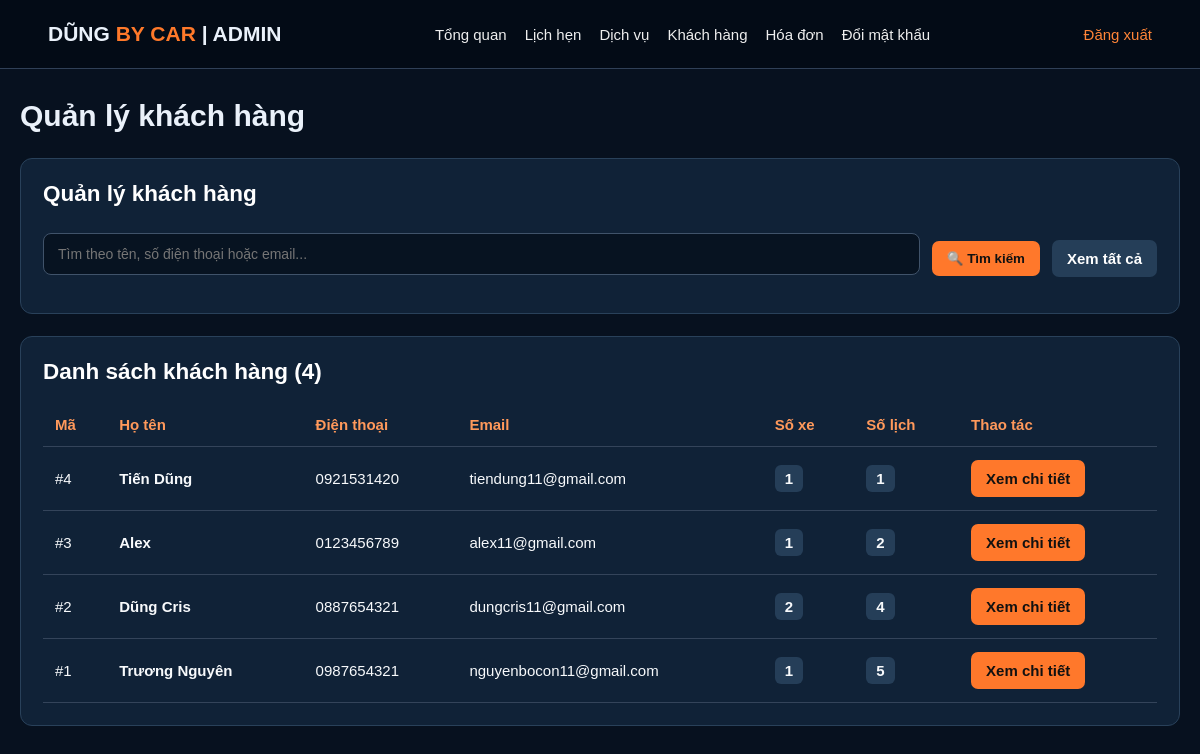
The app's page /admin/quan_ly_khach_hang.php (signed in) with its own data.
### tables this page shows
CREATE TABLE `khach_hang` (
  `ma_kh` int(11) NOT NULL,
  `ho_ten` varchar(100) NOT NULL,
  `sdt` varchar(15) NOT NULL,
  `email` varchar(100) DEFAULT NULL,
  `mat_khau` varchar(255) NOT NULL
);

### admin/quan_ly_khach_hang.php (the view, shortened to what this page needs)
<?php
require_once __DIR__ . '/_core.php';
$timKiem = trim((string)($_GET['q'] ?? ''));
$sql = "
    SELECT
        k.ma_kh,
        k.ho_ten,
        k.sdt,
        k.email,
        (
            SELECT COUNT(*)
            FROM xe x
            WHERE x.ma_kh = k.ma_kh
        ) AS so_xe,
        (
            SELECT COUNT(*)
            FROM dat_lich l
            WHERE l.ma_kh = k.ma_kh
        ) AS so_lich
    FROM khach_hang k
";
$params = [];
$sql .= " ORDER BY k.ma_kh DESC";
$stmt = $conn->prepare($sql);
$stmt->execute($params);
$dsKhachHang = $stmt->fetchAll(PDO::FETCH_ASSOC);
?>
<section class="kh-card">
    <h2>Quản lý khách hàng</h2>
    <form method="GET" class="kh-search">
        <input
            type="text"
            name="q"
            placeholder="Tìm theo tên, số điện thoại hoặc email..."
            value="<?= h($timKiem) ?>"
        >
        <button type="submit" class="kh-btn">
            🔍 Tìm kiếm
        </button>
        <a
            href="quan_ly_khach_hang.php"
            class="kh-btn kh-btn-secondary"
        >
            Xem tất cả
        </a>
    </form>
</section>
<section class="kh-card">
    <h2>
        Danh sách khách hàng
        (<?= count($dsKhachHang) ?>)
    </h2>
    <div class="kh-table-wrap">
        <table class="kh-table">
            <thead>
                <tr>
                    <th>Mã</th>
                    <th>Họ tên</th>
                    <th>Điện thoại</th>
                    <th>Email</th>
                    <th>Số xe</th>
                    <th>Số lịch</th>
                    <th>Thao tác</th>
                </tr>
            </thead>
            <tbody>
                <?php foreach ($dsKhachHang as $kh): ?>
                    <tr>
                        <td>
                            #<?= (int)$kh['ma_kh'] ?>
                        </td>
                        <td>
                            <strong>
                                <?= h($kh['ho_ten']) ?>
                            </strong>
                        </td>
                        <td>
                            <?= h($kh['sdt']) ?>
                        </td>
                        <td>
                            <?= h($kh['email']) ?>
                        </td>
                        <td>
                            <span class="kh-count">
                                <?= (int)$kh['so_xe'] ?>
                            </span>
                        </td>
                        <td>
                            <span class="kh-count">
                                <?= (int)$kh['so_lich'] ?>
                            </span>
                        </td>
                        <td>
                            <a
                                class="kh-btn"
                                href="quan_ly_khach_hang.php?ma_kh=<?= (int)$kh['ma_kh'] ?>&amp;q=<?= urlencode($timKiem) ?>#chi-tiet"
                            >
                                Xem chi tiết
                            </a>
                        </td>
                    </tr>
                <?php endforeach; ?>
            </tbody>
        </table>
    </div>
</section>

### assets/css/admin.css (style rules this page uses)
* { box-sizing: border-box }
body { margin: 0; background: #07111f; color: #eaf1fa; font: 15px Arial, sans-serif }
a { color: #ff8538; text-decoration: none }
table { width: 100%; border-collapse: collapse; min-width: 700px }
td, th { text-align: left; padding: 13px 9px; border-bottom: 1px solid #2b4057 }
th { color: #a6bcd3 }
input, textarea, select { display: block; background: #091827; color: white; border: 1px solid #465a71; border-radius: 7px; padding: 11px; min-width: 170px; margin: 8px 0 16px; font: inherit }
button { border: 0; border-radius: 7px; background: #ff7827; color: #091827; font-weight: bold; padding: 11px 17px; cursor: pointer }

### admin/quan_ly_khach_hang.php (style rules this page uses)
.kh-card { background: #102237; border: 1px solid #29415a; border-radius: 12px; padding: 22px; margin-bottom: 22px; color: #f8fafc; }
.kh-card h2 { margin: 0 0 18px; color: #fff; }
.kh-search { display: flex; gap: 12px; align-items: center; flex-wrap: wrap; }
.kh-search input { flex: 1; min-width: 220px; padding: 12px 14px; background: #071321; color: white; border: 1px solid #40536a; border-radius: 8px; font-size: 14px; }
.kh-btn { display: inline-block; padding: 10px 15px; background: #ff782b; color: #111; border: none; border-radius: 7px; font-weight: 700; text-decoration: none; cursor: pointer; }
.kh-btn-secondary { background: #253e58; color: white; }
.kh-table-wrap { overflow-x: auto; }
.kh-table { width: 100%; border-collapse: collapse; min-width: 750px; }
.kh-table th, .kh-table td { padding: 13px 12px; border-bottom: 1px solid #34445a; text-align: left; }
.kh-table th { color: #ff995b; font-weight: 700; }
.kh-count { display: inline-block; padding: 5px 10px; background: #253e58; border-radius: 6px; font-weight: 700; }

### records on screen
khach_hang: ma_kh "4", ho_ten "Tiến Dũng", sdt "0921531420", email "tiendung11@gmail.com", so_xe "1", so_lich "1"
khach_hang: ma_kh "3", ho_ten "Alex", sdt "0123456789", email "alex11@gmail.com", so_xe "1", so_lich "2"
khach_hang: ma_kh "2", ho_ten "Dũng Cris", sdt "0887654321", email "dungcris11@gmail.com", so_xe "2", so_lich "4"
khach_hang: ma_kh "1", ho_ten "Trương Nguyên", sdt "0987654321", email "nguyenbocon11@gmail.com", so_xe "1", so_lich "5"

### other values on screen
$name "Tổng quan"
$name "Lịch hẹn"
$name "Dịch vụ"
$name "Khách hàng"
$name "Hóa đơn"
$name "Đổi mật khẩu"
$title "Quản lý khách hàng"
count($dsKhachHang) "4"
